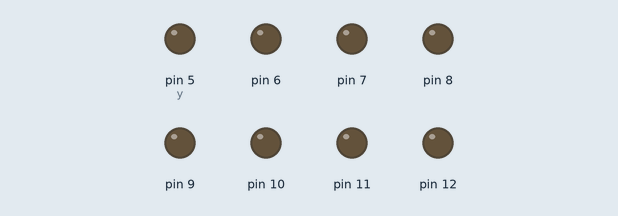
This sketch was run on a simulated Arduino Uno, built with avr-gcc and run on an emulated ATmega328P. On the bench: output pins drawn as LEDs (lit = HIGH).

Above: at 0.15 s.
At 4.95 s:
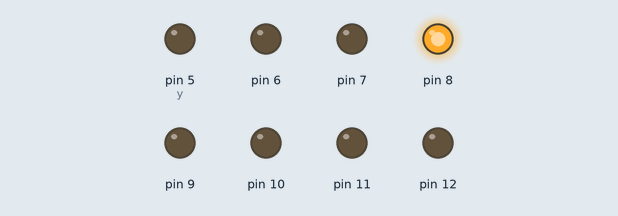
At 10.05 s:
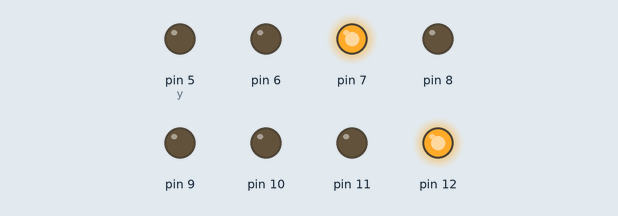
At 19.96 s:
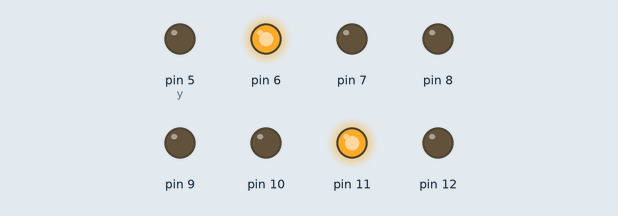
At 29.86 s:
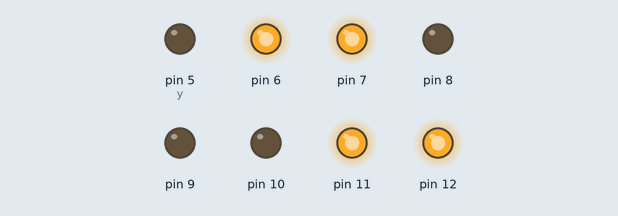
At 39.77 s:
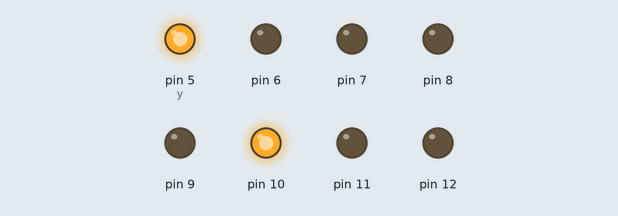
Timing chart, 0 to 40.0 s (numbered marks = the images above):
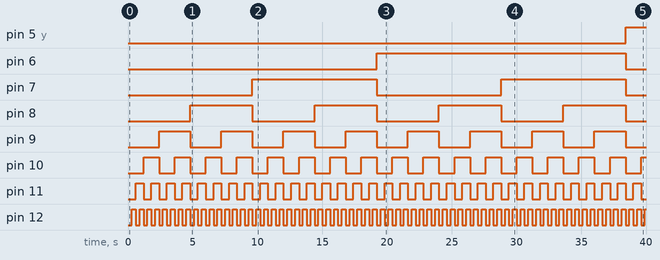

The sketch:

Binary_Lights.ino
```cpp
int animation[256];
void setup() {
  Serial.begin(9600);
  int y = 5;
  while (y < 13) {
    // initialize digital pin 13 as an output.
    pinMode(y, OUTPUT);
    y++;
  }

  for (int i = 0; i <= 255; i++) {
    animation[i] = i;
  }

}

int offset = 5;
int decimal = 64;

int index = 0;

void loop()
{


  int leddisplay[] = {0, 0, 0, 0, 0, 0, 0, 0};

  getmod(leddisplay, animation[index]);

  for (int thisPin = 0; thisPin < 8; thisPin++) {
    // turn the pin on:

    digitalWrite( (thisPin + offset) , leddisplay[thisPin]);
  }


  index++;

  if (index > 255) {
    index = 0;
  }
  delay(300);


}

void getmod(int pdata[], int pdecimal)
{

  if (pdecimal >= 128) {
    pdata[0] = 1;
  }
  pdecimal = pdecimal % 128;

  if (pdecimal >= 64) {
    pdata[1] = 1;
  }
  pdecimal = pdecimal % 64;

  if (pdecimal >= 32) {
    pdata[2] = 1;
  }
  pdecimal = pdecimal % 32;

  if (pdecimal >= 16) {
    pdata[3] = 1;
  }
  pdecimal = pdecimal % 16;

  if (pdecimal >= 8) {
    pdata[4] = 1;
  }
  pdecimal = pdecimal % 8;

  if (pdecimal >= 4) {
    pdata[5] = 1;
  }
  pdecimal = pdecimal % 4;

  if (pdecimal >= 2) {
    pdata[6] = 1;
  }
  pdecimal = pdecimal % 2;

  if (pdecimal >= 1) {
    pdata[7] = 1;
  }

}
```

Measured:
- by itself, pin 5 (y): LOW → HIGH at 38.4 s
- by itself, pin 6: LOW → HIGH at 19.2 s, → LOW 19.2 s later
- by itself, pin 7: alternates HIGH for 9.6 s and LOW for 9.6 s
- by itself, pin 8: alternates HIGH for 4.8 s and LOW for 4.8 s
- by itself, pin 9: alternates HIGH for 2.4 s and LOW for 2.4 s
- by itself, pin 10: alternates HIGH for 1.2 s and LOW for 1.2 s
- by itself, pin 11: alternates HIGH for 0.60 s and LOW for 0.60 s
- by itself, pin 12: alternates HIGH for 0.30 s and LOW for 0.30 s
